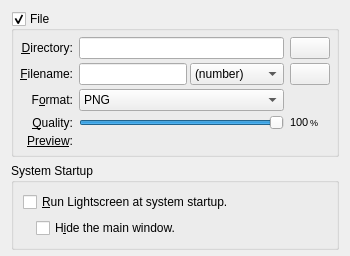
     <widget class="QWidget" name="generalTab">
      <attribute name="title">
       <string>General</string>
      </attribute>
      <layout class="QVBoxLayout" name="verticalLayout">
       <property name="bottomMargin">
        <number>6</number>
       </property>
       <item>
        <widget class="QGroupBox" name="fileGroupBox">
         <property name="sizePolicy">
          <sizepolicy hsizetype="Preferred" vsizetype="Preferred">
           <horstretch>0</horstretch>
           <verstretch>0</verstretch>
          </sizepolicy>
         </property>
         <property name="title">
          <string>File</string>
         </property>
         <property name="flat">
          <bool>true</bool>
         </property>
         <property name="checkable">
          <bool>true</bool>
         </property>
         <layout class="QGridLayout" name="fileGroupBoxLayout">
          <property name="leftMargin">
           <number>6</number>
          </property>
          <property name="topMargin">
           <number>6</number>
          </property>
          <property name="rightMargin">
           <number>6</number>
          </property>
          <property name="bottomMargin">
           <number>6</number>
          </property>
          <property name="verticalSpacing">
           <number>4</number>
          </property>
          <item row="0" column="0">
           <widget class="QLabel" name="directoryLabel">
            <property name="text">
             <string>&amp;Directory:</string>
            </property>
            <property name="alignment">
             <set>Qt::AlignRight|Qt::AlignTrailing|Qt::AlignVCenter</set>
            </property>
            <property name="buddy">
             <cstring>targetLineEdit</cstring>
            </property>
           </widget>
          </item>
          <item row="0" column="1">
           <widget class="QLineEdit" name="targetLineEdit">
            <property name="styleSheet">
             <string notr="true"/>
            </property>
           </widget>
          </item>
          <item row="0" column="2">
           <widget class="QPushButton" name="browsePushButton">
            <property name="maximumSize">
             <size>
              <width>60</width>
              <height>16777215</height>
             </size>
            </property>
            <property name="text">
             <string/>
            </property>
            <property name="autoDefault">
             <bool>false</bool>
            </property>
           </widget>
          </item>
          <item row="1" column="0">
           <widget class="QLabel" name="filenameLabel">
            <property name="toolTip">
             <string>The prefix for the screenshot file</string>
            </property>
            <property name="text">
             <string>&amp;Filename:</string>
            </property>
            <property name="alignment">
             <set>Qt::AlignRight|Qt::AlignTrailing|Qt::AlignVCenter</set>
            </property>
            <property name="buddy">
             <cstring>prefixLineEdit</cstring>
            </property>
           </widget>
          </item>
          <item row="1" column="1">
           <layout class="QHBoxLayout" name="filenameLayout">
            <property name="spacing">
             <number>3</number>
            </property>
            <item>
             <widget class="QLineEdit" name="prefixLineEdit">
              <property name="whatsThis">
               <string>The prefix will be inserted before the &lt;em&gt;Naming&lt;/em&gt; in the screenshot file and it is usually used to distinguish files. It can be left blank.</string>
              </property>
             </widget>
            </item>
            <item>
             <widget class="QComboBox" name="namingComboBox">
              <property name="whatsThis">
               <string>The naming is inserted after the prefix and is what makes each screenshot file unique to avoid overwriting.&lt;br /&gt;
&lt;b&gt;Numeric&lt;/b&gt;: inserts a number in sequence, 1, 2, 3..&lt;br /&gt;
&lt;b&gt;Date&lt;/b&gt;: inserts the current date and time, in the form of dd-MM-yyyy, click the &quot;wrench&quot; button on the right to customize the format.&lt;br /&gt;
&lt;b&gt;Timestamp&lt;/b&gt;: inserts a number, a Unix timestamp, which is the number of seconds passed since 1970-1-1 00:00:00.&lt;br /&gt;

</string>
              </property>
              <item>
               <property name="text">
                <string>(number)</string>
               </property>
              </item>
              <item>
               <property name="text">
                <string>(date)</string>
               </property>
              </item>
              <item>
               <property name="text">
                <string>(timestamp)</string>
               </property>
              </item>
              <item>
               <property name="text">
                <string>(none)</string>
               </property>
              </item>
             </widget>
            </item>
           </layout>
          </item>
          <item row="1" column="2">
           <widget class="QPushButton" name="namingOptionsButton">
            <property name="autoDefault">
             <bool>false</bool>
            </property>
           </widget>
          </item>
          <item row="3" column="0">
           <widget class="QLabel" name="formatLabel">
            <property name="toolTip">
             <string>The file format for the screenshot</string>
            </property>
            <property name="text">
             <string>F&amp;ormat:</string>
            </property>
            <property name="alignment">
             <set>Qt::AlignRight|Qt::AlignTrailing|Qt::AlignVCenter</set>
            </property>
            <property name="buddy">
             <cstring>formatComboBox</cstring>
            </property>
           </widget>
          </item>
          <item row="3" column="1">
           <widget class="QComboBox" name="formatComboBox">
            <item>
             <property name="text">
              <string notr="true">PNG</string>
             </property>
            </item>
            <item>
             <property name="text">
              <string notr="true">JPG</string>
             </property>
            </item>
            <item>
             <property name="text">
              <string notr="true">BMP</string>
             </property>
            </item>
            <item>
             <property name="text">
              <string notr="true">WEBP</string>
             </property>
            </item>
           </widget>
          </item>
          <item row="4" column="0">
           <widget class="QLabel" name="qualityLabel">
            <property name="text">
             <string>&amp;Quality:</string>
            </property>
            <property name="alignment">
             <set>Qt::AlignRight|Qt::AlignTrailing|Qt::AlignVCenter</set>
            </property>
            <property name="buddy">
             <cstring>qualitySlider</cstring>
            </property>
           </widget>
          </item>
          <item row="4" column="1">
           <widget class="QSlider" name="qualitySlider">
            <property name="whatsThis">
             <string>This slider goes from 0 to 100. 100 being the highest quality and 0 the lowest.&lt;br&gt;
Quality is related to file size and of course to readability and overall quality of the image.</string>
            </property>
            <property name="maximum">
             <number>100</number>
            </property>
            <property name="pageStep">
             <number>5</number>
            </property>
            <property name="value">
             <number>100</number>
            </property>
            <property name="orientation">
             <enum>Qt::Horizontal</enum>
            </property>
           </widget>
          </item>
          <item row="4" column="2">
           <layout class="QHBoxLayout" name="qualityLayout">
            <property name="spacing">
             <number>0</number>
            </property>
            <property name="sizeConstraint">
             <enum>QLayout::SetMinimumSize</enum>
            </property>
            <item>
             <widget class="QLabel" name="qualityValueLabel">
              <property name="font">
               <font>
                <pointsize>8</pointsize>
               </font>
              </property>
              <property name="text">
               <string notr="true">100</string>
              </property>
             </widget>
            </item>
            <item>
             <widget class="QLabel" name="qualityPercentLabel">
              <property name="font">
               <font>
                <pointsize>7</pointsize>
               </font>
              </property>
              <property name="text">
               <string notr="true">%</string>
              </property>
             </widget>
            </item>
           </layout>
          </item>
          <item row="5" column="0">
           <widget class="QLabel" name="previewTextLabel">
            <property name="text">
             <string>&lt;u&gt;Preview&lt;/u&gt;:</string>
            </property>
            <property name="alignment">
             <set>Qt::AlignRight|Qt::AlignTrailing|Qt::AlignVCenter</set>
            </property>
           </widget>
          </item>
          <item row="5" column="1">
           <widget class="QLabel" name="previewLabel">
            <property name="text">
             <string/>
            </property>
           </widget>
          </item>
         </layout>
        </widget>
       </item>
       <item>
        <spacer name="verticalSpacer">
         <property name="orientation">
          <enum>Qt::Vertical</enum>
         </property>
         <property name="sizeHint" stdset="0">
          <size>
           <width>0</width>
           <height>0</height>
          </size>
         </property>
        </spacer>
       </item>
       <item>
        <widget class="QGroupBox" name="startupGroupBox">
         <property name="sizePolicy">
          <sizepolicy hsizetype="Minimum" vsizetype="Fixed">
           <horstretch>0</horstretch>
           <verstretch>0</verstretch>
          </sizepolicy>
         </property>
         <property name="title">
          <string>System Startup</string>
         </property>
         <property name="flat">
          <bool>true</bool>
         </property>
         <layout class="QVBoxLayout" name="verticalLayout_3">
          <item>
           <widget class="QCheckBox" name="startupCheckBox">
            <property name="whatsThis">
             <string/>
            </property>
            <property name="text">
             <string>&amp;Run Lightscreen at system startup.</string>
            </property>
           </widget>
          </item>
          <item>
           <layout class="QHBoxLayout" name="startupHideLayout">
            <item>
             <spacer name="startupHideSpacer">
              <property name="orientation">
               <enum>Qt::Horizontal</enum>
              </property>
              <property name="sizeType">
               <enum>QSizePolicy::Fixed</enum>
              </property>
              <property name="sizeHint" stdset="0">
               <size>
                <width>13</width>
                <height>15</height>
               </size>
              </property>
             </spacer>
            </item>
            <item>
             <widget class="QCheckBox" name="startupHideCheckBox">
              <property name="whatsThis">
               <string/>
              </property>
              <property name="text">
               <string>H&amp;ide the main window.</string>
              </property>
             </widget>
            </item>
           </layout>
          </item>
         </layout>
        </widget>
       </item>
      </layout>
     </widget>
